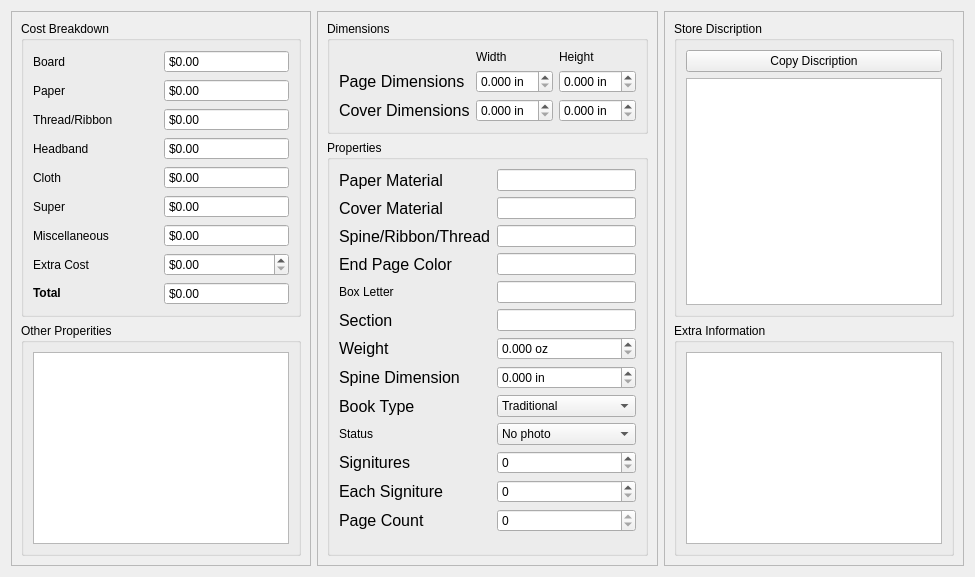
  <widget class="QWidget" name="centralwidget">
   <property name="styleSheet">
    <string notr="true">* {
	font: 12pt &quot;Arial&quot;
}</string>
   </property>
   <layout class="QGridLayout" name="gridLayout_6">
    <item row="0" column="3">
     <widget class="QFrame" name="frame">
      <property name="frameShape">
       <enum>QFrame::Shape::StyledPanel</enum>
      </property>
      <property name="frameShadow">
       <enum>QFrame::Shadow::Raised</enum>
      </property>
      <layout class="QVBoxLayout" name="verticalLayout">
       <item>
        <widget class="QGroupBox" name="groupBoxStore">
         <property name="sizePolicy">
          <sizepolicy hsizetype="Preferred" vsizetype="Minimum">
           <horstretch>0</horstretch>
           <verstretch>0</verstretch>
          </sizepolicy>
         </property>
         <property name="title">
          <string>Store Discription</string>
         </property>
         <layout class="QGridLayout" name="gridLayout_5">
          <item row="1" column="1">
           <widget class="QPlainTextEdit" name="editDiscription">
            <property name="sizePolicy">
             <sizepolicy hsizetype="Expanding" vsizetype="Minimum">
              <horstretch>0</horstretch>
              <verstretch>0</verstretch>
             </sizepolicy>
            </property>
            <property name="maximumSize">
             <size>
              <width>16777215</width>
              <height>16777215</height>
             </size>
            </property>
            <property name="readOnly">
             <bool>true</bool>
            </property>
           </widget>
          </item>
          <item row="0" column="1">
           <widget class="QPushButton" name="pushButtonCopy">
            <property name="text">
             <string>Copy Discription</string>
            </property>
           </widget>
          </item>
         </layout>
        </widget>
       </item>
       <item>
        <widget class="QGroupBox" name="groupBoxExtra">
         <property name="sizePolicy">
          <sizepolicy hsizetype="Minimum" vsizetype="Maximum">
           <horstretch>0</horstretch>
           <verstretch>0</verstretch>
          </sizepolicy>
         </property>
         <property name="title">
          <string>Extra Information</string>
         </property>
         <layout class="QGridLayout" name="gridLayout_4">
          <item row="1" column="0">
           <widget class="QPlainTextEdit" name="editExtra">
            <property name="sizePolicy">
             <sizepolicy hsizetype="Preferred" vsizetype="Maximum">
              <horstretch>0</horstretch>
              <verstretch>0</verstretch>
             </sizepolicy>
            </property>
            <property name="minimumSize">
             <size>
              <width>0</width>
              <height>110</height>
             </size>
            </property>
            <property name="maximumSize">
             <size>
              <width>16777215</width>
              <height>16777215</height>
             </size>
            </property>
            <property name="font">
             <font>
              <family>Arial</family>
              <pointsize>12</pointsize>
              <italic>false</italic>
              <bold>false</bold>
             </font>
            </property>
            <property name="readOnly">
             <bool>false</bool>
            </property>
           </widget>
          </item>
         </layout>
        </widget>
       </item>
      </layout>
     </widget>
    </item>
    <item row="0" column="1">
     <widget class="QFrame" name="frame_3">
      <property name="frameShape">
       <enum>QFrame::Shape::StyledPanel</enum>
      </property>
      <property name="frameShadow">
       <enum>QFrame::Shadow::Raised</enum>
      </property>
      <layout class="QVBoxLayout" name="verticalLayout_3">
       <item>
        <widget class="QGroupBox" name="groupBoxDims">
         <property name="sizePolicy">
          <sizepolicy hsizetype="MinimumExpanding" vsizetype="Maximum">
           <horstretch>0</horstretch>
           <verstretch>0</verstretch>
          </sizepolicy>
         </property>
         <property name="title">
          <string>Dimensions</string>
         </property>
         <layout class="QGridLayout" name="gridLayout_3">
          <item row="1" column="2">
           <widget class="QDoubleSpinBox" name="spinPageDimX">
            <property name="suffix">
             <string> in</string>
            </property>
            <property name="decimals">
             <number>3</number>
            </property>
           </widget>
          </item>
          <item row="1" column="3">
           <widget class="QDoubleSpinBox" name="spinPageDimY">
            <property name="suffix">
             <string> in</string>
            </property>
            <property name="decimals">
             <number>3</number>
            </property>
           </widget>
          </item>
          <item row="0" column="2">
           <widget class="QLabel" name="label_15">
            <property name="sizePolicy">
             <sizepolicy hsizetype="Preferred" vsizetype="Maximum">
              <horstretch>0</horstretch>
              <verstretch>0</verstretch>
             </sizepolicy>
            </property>
            <property name="text">
             <string>Width</string>
            </property>
           </widget>
          </item>
          <item row="2" column="3">
           <widget class="QDoubleSpinBox" name="spinCoverDimY">
            <property name="suffix">
             <string> in</string>
            </property>
            <property name="decimals">
             <number>3</number>
            </property>
           </widget>
          </item>
          <item row="0" column="3">
           <widget class="QLabel" name="label_17">
            <property name="sizePolicy">
             <sizepolicy hsizetype="Preferred" vsizetype="Maximum">
              <horstretch>0</horstretch>
              <verstretch>0</verstretch>
             </sizepolicy>
            </property>
            <property name="text">
             <string>Height</string>
            </property>
           </widget>
          </item>
          <item row="2" column="2">
           <widget class="QDoubleSpinBox" name="spinCoverDimX">
            <property name="sizePolicy">
             <sizepolicy hsizetype="Minimum" vsizetype="Preferred">
              <horstretch>0</horstretch>
              <verstretch>0</verstretch>
             </sizepolicy>
            </property>
            <property name="suffix">
             <string> in</string>
            </property>
            <property name="decimals">
             <number>3</number>
            </property>
           </widget>
          </item>
          <item row="2" column="0">
           <widget class="QLabel" name="label_5">
            <property name="sizePolicy">
             <sizepolicy hsizetype="Maximum" vsizetype="Preferred">
              <horstretch>0</horstretch>
              <verstretch>0</verstretch>
             </sizepolicy>
            </property>
            <property name="font">
             <font>
              <family>Arial</family>
              <pointsize>12</pointsize>
              <italic>false</italic>
              <bold>false</bold>
             </font>
            </property>
            <property name="styleSheet">
             <string notr="true">#label_5 {
	
}</string>
            </property>
            <property name="text">
             <string>Cover Dimensions</string>
            </property>
           </widget>
          </item>
          <item row="1" column="0">
           <widget class="QLabel" name="label_8">
            <property name="sizePolicy">
             <sizepolicy hsizetype="Maximum" vsizetype="Preferred">
              <horstretch>0</horstretch>
              <verstretch>0</verstretch>
             </sizepolicy>
            </property>
            <property name="font">
             <font>
              <family>Arial</family>
              <pointsize>12</pointsize>
              <italic>false</italic>
              <bold>false</bold>
             </font>
            </property>
            <property name="text">
             <string>Page Dimensions</string>
            </property>
           </widget>
          </item>
         </layout>
        </widget>
       </item>
       <item>
        <widget class="QGroupBox" name="groupBoxPropsEdit">
         <property name="title">
          <string>Properties</string>
         </property>
         <layout class="QGridLayout" name="gridLayout_7">
          <item row="0" column="1">
           <widget class="QLineEdit" name="editPageMaterial">
            <property name="sizePolicy">
             <sizepolicy hsizetype="Minimum" vsizetype="Fixed">
              <horstretch>0</horstretch>
              <verstretch>0</verstretch>
             </sizepolicy>
            </property>
           </widget>
          </item>
          <item row="13" column="0">
           <widget class="QLabel" name="label_14">
            <property name="sizePolicy">
             <sizepolicy hsizetype="MinimumExpanding" vsizetype="Preferred">
              <horstretch>0</horstretch>
              <verstretch>0</verstretch>
             </sizepolicy>
            </property>
            <property name="font">
             <font>
              <family>Arial</family>
              <pointsize>12</pointsize>
              <italic>false</italic>
              <bold>false</bold>
             </font>
            </property>
            <property name="text">
             <string>Each Signiture</string>
            </property>
            <property name="buddy">
             <cstring>spinPagesPerSig</cstring>
            </property>
           </widget>
          </item>
          <item row="2" column="0">
           <widget class="QLabel" name="label_4">
            <property name="sizePolicy">
             <sizepolicy hsizetype="MinimumExpanding" vsizetype="Preferred">
              <horstretch>0</horstretch>
              <verstretch>0</verstretch>
             </sizepolicy>
            </property>
            <property name="font">
             <font>
              <family>Arial</family>
              <pointsize>12</pointsize>
              <italic>false</italic>
              <bold>false</bold>
             </font>
            </property>
            <property name="text">
             <string>Cover Material</string>
            </property>
            <property name="buddy">
             <cstring>editCoverMaterial</cstring>
            </property>
           </widget>
          </item>
          <item row="12" column="1">
           <widget class="QSpinBox" name="spinSignitures"/>
          </item>
          <item row="0" column="0">
           <widget class="QLabel" name="label_9">
            <property name="sizePolicy">
             <sizepolicy hsizetype="MinimumExpanding" vsizetype="Preferred">
              <horstretch>0</horstretch>
              <verstretch>0</verstretch>
             </sizepolicy>
            </property>
            <property name="font">
             <font>
              <family>Arial</family>
              <pointsize>12</pointsize>
              <italic>false</italic>
              <bold>false</bold>
             </font>
            </property>
            <property name="text">
             <string>Paper Material</string>
            </property>
            <property name="buddy">
             <cstring>editPageMaterial</cstring>
            </property>
           </widget>
          </item>
          <item row="7" column="1">
           <widget class="QDoubleSpinBox" name="spinWeight">
            <property name="sizePolicy">
             <sizepolicy hsizetype="MinimumExpanding" vsizetype="Fixed">
              <horstretch>0</horstretch>
              <verstretch>0</verstretch>
             </sizepolicy>
            </property>
            <property name="suffix">
             <string> oz</string>
            </property>
            <property name="decimals">
             <number>3</number>
            </property>
           </widget>
          </item>
          <item row="3" column="1">
           <widget class="QLineEdit" name="editThreadColor">
            <property name="sizePolicy">
             <sizepolicy hsizetype="Minimum" vsizetype="Fixed">
              <horstretch>0</horstretch>
              <verstretch>0</verstretch>
             </sizepolicy>
            </property>
           </widget>
          </item>
          <item row="5" column="0">
           <widget class="QLabel" name="label_23">
            <property name="sizePolicy">
             <sizepolicy hsizetype="MinimumExpanding" vsizetype="Preferred">
              <horstretch>0</horstretch>
              <verstretch>0</verstretch>
             </sizepolicy>
            </property>
            <property name="text">
             <string>Box Letter</string>
            </property>
            <property name="buddy">
             <cstring>editBox</cstring>
            </property>
           </widget>
          </item>
          <item row="9" column="1">
           <widget class="QDoubleSpinBox" name="spinSpineDim">
            <property name="suffix">
             <string> in</string>
            </property>
            <property name="decimals">
             <number>3</number>
            </property>
           </widget>
          </item>
          <item row="10" column="0">
           <widget class="QLabel" name="label_22">
            <property name="sizePolicy">
             <sizepolicy hsizetype="MinimumExpanding" vsizetype="Preferred">
              <horstretch>0</horstretch>
              <verstretch>0</verstretch>
             </sizepolicy>
            </property>
            <property name="font">
             <font>
              <family>Arial</family>
              <pointsize>12</pointsize>
              <italic>false</italic>
              <bold>false</bold>
             </font>
            </property>
            <property name="text">
             <string>Book Type</string>
            </property>
            <property name="buddy">
             <cstring>comboBookType</cstring>
            </property>
           </widget>
          </item>
          <item row="14" column="1">
           <widget class="QSpinBox" name="spinPages">
            <property name="readOnly">
             <bool>true</bool>
            </property>
            <property name="buttonSymbols">
             <enum>QAbstractSpinBox::ButtonSymbols::UpDownArrows</enum>
            </property>
            <property name="maximum">
             <number>1000</number>
            </property>
           </widget>
          </item>
          <item row="6" column="0">
           <widget class="QLabel" name="label_19">
            <property name="sizePolicy">
             <sizepolicy hsizetype="MinimumExpanding" vsizetype="Preferred">
              <horstretch>0</horstretch>
              <verstretch>0</verstretch>
             </sizepolicy>
            </property>
            <property name="font">
             <font>
              <family>Arial</family>
              <pointsize>12</pointsize>
              <italic>false</italic>
              <bold>false</bold>
             </font>
            </property>
            <property name="text">
             <string>Section</string>
            </property>
            <property name="buddy">
             <cstring>editSection</cstring>
            </property>
           </widget>
          </item>
          <item row="5" column="1">
           <widget class="QLineEdit" name="editBox">
            <property name="sizePolicy">
             <sizepolicy hsizetype="Minimum" vsizetype="Fixed">
              <horstretch>0</horstretch>
              <verstretch>0</verstretch>
             </sizepolicy>
            </property>
           </widget>
          </item>
          <item row="3" column="0">
           <widget class="QLabel" name="label_12">
            <property name="sizePolicy">
             <sizepolicy hsizetype="MinimumExpanding" vsizetype="Preferred">
              <horstretch>0</horstretch>
              <verstretch>0</verstretch>
             </sizepolicy>
            </property>
            <property name="font">
             <font>
              <family>Arial</family>
              <pointsize>12</pointsize>
              <italic>false</italic>
              <bold>false</bold>
             </font>
            </property>
            <property name="text">
             <string>Spine/Ribbon/Thread</string>
            </property>
            <property name="buddy">
             <cstring>editThreadColor</cstring>
            </property>
           </widget>
          </item>
          <item row="11" column="1">
           <widget class="QComboBox" name="comboStatus">
            <property name="currentIndex">
             <number>0</number>
            </property>
            <item>
             <property name="text">
              <string>No photo</string>
             </property>
            </item>
            <item>
             <property name="text">
              <string>Drafted</string>
             </property>
            </item>
            <item>
             <property name="text">
              <string>Drafted (w photo)</string>
             </property>
            </item>
            <item>
             <property name="text">
              <string>Published</string>
             </property>
            </item>
            <item>
             <property name="text">
              <string>Sold</string>
             </property>
            </item>
           </widget>
          </item>
          <item row="9" column="0">
           <widget class="QLabel" name="label_13">
            <property name="sizePolicy">
             <sizepolicy hsizetype="MinimumExpanding" vsizetype="Preferred">
              <horstretch>0</horstretch>
              <verstretch>0</verstretch>
             </sizepolicy>
            </property>
            <property name="font">
             <font>
              <family>Arial</family>
              <pointsize>12</pointsize>
              <italic>false</italic>
              <bold>false</bold>
             </font>
            </property>
            <property name="text">
             <string>Spine Dimension</string>
            </property>
            <property name="buddy">
             <cstring>spinSpineDim</cstring>
            </property>
           </widget>
          </item>
          <item row="12" column="0">
           <widget class="QLabel" name="label_20">
            <property name="sizePolicy">
             <sizepolicy hsizetype="MinimumExpanding" vsizetype="Preferred">
              <horstretch>0</horstretch>
              <verstretch>0</verstretch>
             </sizepolicy>
            </property>
            <property name="font">
             <font>
              <family>Arial</family>
              <pointsize>12</pointsize>
              <italic>false</italic>
              <bold>false</bold>
             </font>
            </property>
            <property name="text">
             <string>Signitures</string>
            </property>
            <property name="buddy">
             <cstring>spinSignitures</cstring>
            </property>
           </widget>
          </item>
          <item row="6" column="1">
           <widget class="QLineEdit" name="editSection">
            <property name="sizePolicy">
             <sizepolicy hsizetype="Minimum" vsizetype="Fixed">
              <horstretch>0</horstretch>
              <verstretch>0</verstretch>
             </sizepolicy>
            </property>
           </widget>
          </item>
          <item row="10" column="1">
           <widget class="QComboBox" name="comboBookType">
            <property name="currentIndex">
             <number>0</number>
            </property>
            <property name="modelColumn">
             <number>0</number>
            </property>
            <item>
             <property name="text">
              <string>Traditional</string>
             </property>
            </item>
            <item>
             <property name="text">
              <string>Coptic</string>
             </property>
            </item>
            <item>
             <property name="text">
              <string>Coptic (2 needle)</string>
             </property>
            </item>
            <item>
             <property name="text">
              <string>StabStich</string>
             </property>
            </item>
            <item>
             <property name="text">
              <string>Quarter</string>
             </property>
            </item>
            <item>
             <property name="text">
              <string>Long Stich</string>
             </property>
            </item>
           </widget>
          </item>
          <item row="7" column="0">
           <widget class="QLabel" name="label_16">
            <property name="sizePolicy">
             <sizepolicy hsizetype="MinimumExpanding" vsizetype="Preferred">
              <horstretch>0</horstretch>
              <verstretch>0</verstretch>
             </sizepolicy>
            </property>
            <property name="font">
             <font>
              <family>Arial</family>
              <pointsize>12</pointsize>
              <italic>false</italic>
              <bold>false</bold>
             </font>
            </property>
            <property name="text">
             <string>Weight</string>
            </property>
            <property name="buddy">
             <cstring>spinWeight</cstring>
            </property>
           </widget>
          </item>
          <item row="13" column="1">
           <widget class="QSpinBox" name="spinPagesPerSig">
            <property name="sizePolicy">
             <sizepolicy hsizetype="Expanding" vsizetype="Fixed">
              <horstretch>0</horstretch>
              <verstretch>0</verstretch>
             </sizepolicy>
            </property>
           </widget>
          </item>
          <item row="4" column="0">
           <widget class="QLabel" name="label_21">
            <property name="sizePolicy">
             <sizepolicy hsizetype="MinimumExpanding" vsizetype="Preferred">
              <horstretch>0</horstretch>
              <verstretch>0</verstretch>
             </sizepolicy>
            </property>
            <property name="font">
             <font>
              <family>Arial</family>
              <pointsize>12</pointsize>
              <italic>false</italic>
              <bold>false</bold>
             </font>
            </property>
            <property name="text">
             <string>End Page Color</string>
            </property>
            <property name="buddy">
             <cstring>editEndPageColor</cstring>
            </property>
           </widget>
          </item>
          <item row="4" column="1">
           <widget class="QLineEdit" name="editEndPageColor">
            <property name="sizePolicy">
             <sizepolicy hsizetype="Minimum" vsizetype="Fixed">
              <horstretch>0</horstretch>
              <verstretch>0</verstretch>
             </sizepolicy>
            </property>
           </widget>
          </item>
          <item row="14" column="0">
           <widget class="QLabel" name="label_11">
            <property name="sizePolicy">
             <sizepolicy hsizetype="MinimumExpanding" vsizetype="Preferred">
              <horstretch>0</horstretch>
              <verstretch>0</verstretch>
             </sizepolicy>
            </property>
            <property name="font">
             <font>
              <family>Arial</family>
              <pointsize>12</pointsize>
              <italic>false</italic>
              <bold>false</bold>
             </font>
            </property>
            <property name="text">
             <string>Page Count</string>
            </property>
           </widget>
          </item>
          <item row="11" column="0">
           <widget class="QLabel" name="label_2">
            <property name="sizePolicy">
             <sizepolicy hsizetype="MinimumExpanding" vsizetype="Preferred">
              <horstretch>0</horstretch>
              <verstretch>0</verstretch>
             </sizepolicy>
            </property>
            <property name="text">
             <string>Status</string>
            </property>
            <property name="buddy">
             <cstring>comboStatus</cstring>
            </property>
           </widget>
          </item>
          <item row="2" column="1">
           <widget class="QLineEdit" name="editCoverMaterial">
            <property name="sizePolicy">
             <sizepolicy hsizetype="Minimum" vsizetype="Fixed">
              <horstretch>0</horstretch>
              <verstretch>0</verstretch>
             </sizepolicy>
            </property>
           </widget>
          </item>
         </layout>
        </widget>
       </item>
      </layout>
     </widget>
    </item>
    <item row="0" column="0">
     <widget class="QFrame" name="frame_2">
      <property name="frameShape">
       <enum>QFrame::Shape::StyledPanel</enum>
      </property>
      <property name="frameShadow">
       <enum>QFrame::Shadow::Raised</enum>
      </property>
      <layout class="QVBoxLayout" name="verticalLayout_2">
       <item>
        <widget class="QGroupBox" name="groupBoxCostBreakdown">
         <property name="title">
          <string>Cost Breakdown</string>
         </property>
         <layout class="QGridLayout" name="gridLayout">
          <item row="4" column="0">
           <widget class="QLabel" name="label_27">
            <property name="sizePolicy">
             <sizepolicy hsizetype="Preferred" vsizetype="Preferred">
              <horstretch>0</horstretch>
              <verstretch>0</verstretch>
             </sizepolicy>
            </property>
            <property name="text">
             <string>Headband</string>
            </property>
           </widget>
          </item>
          <item row="3" column="1">
           <widget class="QDoubleSpinBox" name="spinThread">
            <property name="readOnly">
             <bool>true</bool>
            </property>
            <property name="buttonSymbols">
             <enum>QAbstractSpinBox::ButtonSymbols::NoButtons</enum>
            </property>
            <property name="prefix">
             <string>$</string>
            </property>
           </widget>
          </item>
          <item row="5" column="1">
           <widget class="QDoubleSpinBox" name="spinCloth">
            <property name="readOnly">
             <bool>true</bool>
            </property>
            <property name="buttonSymbols">
             <enum>QAbstractSpinBox::ButtonSymbols::NoButtons</enum>
            </property>
            <property name="prefix">
             <string>$</string>
            </property>
           </widget>
          </item>
          <item row="4" column="1">
           <widget class="QDoubleSpinBox" name="spinHeadband">
            <property name="readOnly">
             <bool>true</bool>
            </property>
            <property name="buttonSymbols">
             <enum>QAbstractSpinBox::ButtonSymbols::NoButtons</enum>
            </property>
            <property name="prefix">
             <string>$</string>
            </property>
           </widget>
          </item>
          <item row="10" column="1">
           <widget class="QDoubleSpinBox" name="spinTotal">
            <property name="readOnly">
             <bool>true</bool>
            </property>
            <property name="buttonSymbols">
             <enum>QAbstractSpinBox::ButtonSymbols::NoButtons</enum>
            </property>
            <property name="prefix">
             <string>$</string>
            </property>
           </widget>
          </item>
          <item row="2" column="1">
           <widget class="QDoubleSpinBox" name="spinPaper">
            <property name="readOnly">
             <bool>true</bool>
            </property>
            <property name="buttonSymbols">
             <enum>QAbstractSpinBox::ButtonSymbols::NoButtons</enum>
            </property>
            <property name="prefix">
             <string>$</string>
            </property>
           </widget>
          </item>
          <item row="7" column="0">
           <widget class="QLabel" name="label_30">
            <property name="text">
             <string>Miscellaneous</string>
            </property>
           </widget>
          </item>
          <item row="8" column="0">
           <widget class="QLabel" name="label_10">
            <property name="sizePolicy">
             <sizepolicy hsizetype="Preferred" vsizetype="Preferred">
              <horstretch>0</horstretch>
              <verstretch>0</verstretch>
             </sizepolicy>
            </property>
            <property name="text">
             <string>Extra Cost</string>
            </property>
            <property name="buddy">
             <cstring>spinExtra</cstring>
            </property>
           </widget>
          </item>
          <item row="3" column="0">
           <widget class="QLabel" name="label_26">
            <property name="sizePolicy">
             <sizepolicy hsizetype="Preferred" vsizetype="Preferred">
              <horstretch>0</horstretch>
              <verstretch>0</verstretch>
             </sizepolicy>
            </property>
            <property name="text">
             <string>Thread/Ribbon</string>
            </property>
           </widget>
          </item>
          <item row="2" column="0">
           <widget class="QLabel" name="label_25">
            <property name="sizePolicy">
             <sizepolicy hsizetype="Preferred" vsizetype="Preferred">
              <horstretch>0</horstretch>
              <verstretch>0</verstretch>
             </sizepolicy>
            </property>
            <property name="text">
             <string>Paper</string>
            </property>
           </widget>
          </item>
          <item row="5" column="0">
           <widget class="QLabel" name="label_28">
            <property name="sizePolicy">
             <sizepolicy hsizetype="Preferred" vsizetype="Preferred">
              <horstretch>0</horstretch>
              <verstretch>0</verstretch>
             </sizepolicy>
            </property>
            <property name="text">
             <string>Cloth</string>
            </property>
           </widget>
          </item>
          <item row="10" column="0">
           <widget class="QLabel" name="label_18">
            <property name="sizePolicy">
             <sizepolicy hsizetype="Preferred" vsizetype="Preferred">
              <horstretch>0</horstretch>
              <verstretch>0</verstretch>
             </sizepolicy>
            </property>
            <property name="text">
             <string>&lt;html&gt;&lt;head/&gt;&lt;body&gt;&lt;p&gt;&lt;span style=&quot; font-weight:600;&quot;&gt;Total&lt;/span&gt;&lt;/p&gt;&lt;/body&gt;&lt;/html&gt;</string>
            </property>
           </widget>
          </item>
          <item row="1" column="1">
           <widget class="QDoubleSpinBox" name="spinBoard">
            <property name="readOnly">
             <bool>true</bool>
            </property>
            <property name="buttonSymbols">
             <enum>QAbstractSpinBox::ButtonSymbols::NoButtons</enum>
            </property>
            <property name="prefix">
             <string>$</string>
            </property>
           </widget>
          </item>
          <item row="8" column="1">
           <widget class="QDoubleSpinBox" name="spinExtra">
            <property name="prefix">
             <string>$</string>
            </property>
            <property name="suffix">
             <string/>
            </property>
            <property name="singleStep">
             <double>0.250000000000000</double>
            </property>
           </widget>
          </item>
          <item row="7" column="1">
           <widget class="QDoubleSpinBox" name="spinMisc">
            <property name="readOnly">
             <bool>true</bool>
            </property>
            <property name="buttonSymbols">
             <enum>QAbstractSpinBox::ButtonSymbols::NoButtons</enum>
            </property>
            <property name="prefix">
             <string>$</string>
            </property>
           </widget>
          </item>
          <item row="6" column="1">
           <widget class="QDoubleSpinBox" name="spinSuper">
            <property name="readOnly">
             <bool>true</bool>
            </property>
            <property name="buttonSymbols">
             <enum>QAbstractSpinBox::ButtonSymbols::NoButtons</enum>
            </property>
            <property name="prefix">
             <string>$</string>
            </property>
           </widget>
          </item>
          <item row="6" column="0">
           <widget class="QLabel" name="label_29">
            <property name="sizePolicy">
             <sizepolicy hsizetype="Preferred" vsizetype="Preferred">
              <horstretch>0</horstretch>
              <verstretch>0</verstretch>
             </sizepolicy>
            </property>
            <property name="text">
             <string>Super</string>
            </property>
           </widget>
          </item>
          <item row="1" column="0">
           <widget class="QLabel" name="label_24">
            <property name="sizePolicy">
             <sizepolicy hsizetype="Preferred" vsizetype="Preferred">
              <horstretch>0</horstretch>
              <verstretch>0</verstretch>
             </sizepolicy>
            </property>
            <property name="text">
             <string>Board</string>
            </property>
           </widget>
          </item>
         </layout>
        </widget>
       </item>
       <item>
        <widget class="QGroupBox" name="groupBoxProps">
         <property name="sizePolicy">
          <sizepolicy hsizetype="MinimumExpanding" vsizetype="Maximum">
           <horstretch>0</horstretch>
           <verstretch>0</verstretch>
          </sizepolicy>
         </property>
         <property name="title">
          <string>Other Properities</string>
         </property>
         <layout class="QGridLayout" name="gridLayout_2">
          <item row="1" column="0">
           <widget class="QTreeView" name="treeView">
            <property name="sizePolicy">
             <sizepolicy hsizetype="Preferred" vsizetype="Maximum">
              <horstretch>0</horstretch>
              <verstretch>0</verstretch>
             </sizepolicy>
            </property>
            <property name="minimumSize">
             <size>
              <width>0</width>
              <height>110</height>
             </size>
            </property>
           </widget>
          </item>
         </layout>
        </widget>
       </item>
      </layout>
     </widget>
    </item>
   </layout>
  </widget>
